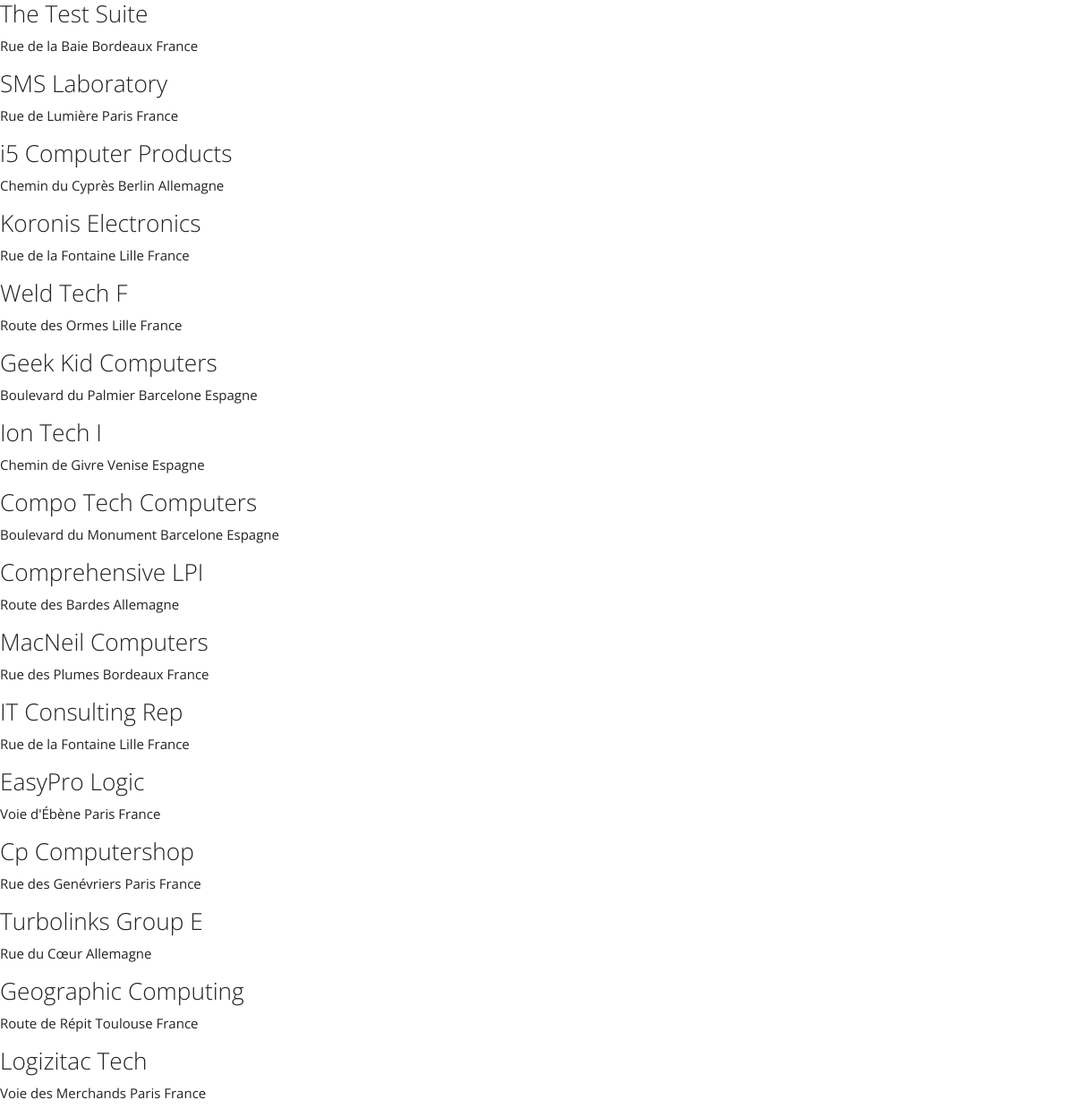
/index.php?action=1, run on the app's committed database.
### tables this page shows
CREATE TABLE
    `Site` (
        `id` int AUTO_INCREMENT,
        `adresse` varchar(255),
        `ville` varchar(255),
        `pays` varchar(255),
        CONSTRAINT `site_pk` PRIMARY KEY (`id`)
    );

CREATE TABLE
    `Entreprise` (
        `id` int AUTO_INCREMENT,
        `nom` varchar(255),
        `bloque` boolean,
        `nbEmployes` integer,
        `ouvert` boolean,
        `siege` int,
        CONSTRAINT `entreprise_pk` PRIMARY KEY (`id`),
        CONSTRAINT `entreprise_fk_site` FOREIGN KEY (`siege`) REFERENCES `Site`(`id`)
    );

### src/Controller/EntrepriseController.php (called while the page is built, shortened)
<?php
require_once('lib/DBconnexion.php');
require_once('src/Repository/EntrepriseRepository.php');
class EntrepriseController {
    function entrepriseAdresse(){
        $entrepriseRepo = new EntrepriseRepository();
        $entrepriseRepo->connexion = new DBConnexion();
        $entreprises = $entrepriseRepo->getentrepriseAdresse();
        require('./src/templates/entreprises/entreprisesSieges.php');
    }
}

### lib/DBconnexion.php (called while the page is built, shortened)
<?php
class DBConnexion {
    public ?\PDO $database = null;
    public function dbConnect() : \PDO {
        if($this->database === null) {
            $this->database = new \PDO('mysql:host=localhost;dbname=ProjetWeb;charset=utf8','root', '');
        }
        return $this->database;
    }
}

### src/Repository/EntrepriseRepository.php (called while the page is built, shortened)
<?php
require_once('src/Repository/SiteRepository.php');
require_once('lib/DBconnexion.php');
require_once('src/Entity/Entreprise.php');
require_once('src/Entity/Site.php');
class EntrepriseRepository {
    public DBConnexion $connexion;
    function getentrepriseAdresse(){
        $siteRepo = new SiteRepository();
        $siteRepo->connexion = new DBConnexion();
        $statement = $this->connexion->dbConnect()->query(
            "SELECT nom, siege FROM Entreprise"
        );
        $entreprises=[];
        while(($row = $statement->fetch())){
            $entreprise = new Entreprise();
            $entreprise->setSiege($siteRepo->getSiteById($row['siege']));
            $entreprise->setNom($row['nom']);
            $entreprises[] = $entreprise;
        }
        return $entreprises;
    }
}

### src/Repository/SiteRepository.php (called while the page is built, shortened)
<?php
require_once('lib/DBconnexion.php');
require_once('src/Entity/Site.php');
require_once('src/Entity/Entreprise.php');
class SiteRepository {
    public DBConnexion $connexion;
    public function getSiteById(int $id){
        $statement= $this->connexion->dbConnect()->prepare('SELECT id, ville, adresse, pays FROM Site WHERE id = ?');
        $statement->execute([$id]);
        $row = $statement->fetch();
        $site = new Site();
        $site->setId($row['id']);
        $site->setAdresse($row['adresse']);
        $site->setPays($row['pays']);
        $site->setVille($row['ville']);
        return $site;
    }
}

### src/Entity/Site.php (called while the page is built, shortened)
<?php
class Site {
    private string $adresse;
    private string $ville;
    private string $pays;
    public function getAdresse():?string {
        return $this->adresse;
    }
    public function getVille():?string{
        return $this->ville;
    }
    public function getPays():?string{
        return $this->pays;
    }
    public function setAdresse(string $adresse):self{
        $this->adresse = $adresse;
        return $this;
    }
    public function setVille(string $ville):self{
        $this->ville = $ville;
        return $this;
    }
    public function setPays(string $pays):self{
        $this->pays = $pays;
        return $this;
    }
	public function setId(int $id): self {
		return $this;
	}
}

### src/Entity/Entreprise.php (called while the page is built, shortened)
<?php
class Entreprise {
    private string $nom;
    private Site $siege;
	public function getSiege(): Site {
		return $this->siege;
	}
	public function setSiege(Site $siege): self {
		$this->siege = $siege;
		return $this;
	}
	public function getNom(): string {
		return $this->nom;
	}
	public function setNom(string $nom): self {
		$this->nom = $nom;
		return $this;
	}
}

### src/templates/entreprises/entreprisesSieges.php (the view, shortened to what this page needs)
<?php
foreach ($entreprises as $e) {
?>
    <div>
        <h3>
            <?= htmlspecialchars($e->getNom()); ?>
        </h3>
        <p>
            <?= htmlspecialchars($e->getSiege()->getAdresse()); ?>
            <?= htmlspecialchars($e->getSiege()->getVille()); ?>
            <?= htmlspecialchars($e->getSiege()->getPays()); ?>
        </p>
    </div>
<?php
}
$content = ob_get_clean();
require('./src/templates/base.php');?>

### index.php (shortened to what this page needs)
<?php
require_once('src/Controller/EntrepriseController.php');
try {
    if(isset($_GET['action']) && $_GET['action'] !== ''){
        switch($_GET['action']) {
            case '1':
                (new EntrepriseController)->entrepriseAdresse();
                break;
        }
    }else {
            (new BaseController)->base();
        }
} catch(Exception $e) {
    $errorMessage = $e->getMessage();
}

### src/templates/base.php (shortened to what this page needs)
<!DOCTYPE html>
<html>
   <head>
      <link rel="stylesheet" href="https://bootswatch.com/4/yeti/bootstrap.min.css">
   </head>
   <body>
      <?= $content ?>
   </body>
</html>

### data on the page
site: adresse "Rue de la Baie", ville "Bordeaux", pays "France"
site: adresse "Rue de Lumière", ville "Paris", pays "France"
entreprise: nom "SMS Laboratory"
site: adresse "Chemin du Cyprès", ville "Berlin", pays "Allemagne"
entreprise: nom "i5 Computer Products"
site: adresse "Rue de la Fontaine", ville "Lille", pays "France"
entreprise: nom "Koronis Electronics"
site: adresse "Route des Ormes", ville "Lille", pays "France"
entreprise: nom "Weld Tech F"
site: adresse "Boulevard du Palmier", ville "Barcelone", pays "Espagne"
entreprise: nom "Geek Kid Computers"
site: adresse "Chemin de Givre", ville "Venise", pays "Espagne"
entreprise: nom "Ion Tech I"
site: adresse "Boulevard du Monument", ville "Barcelone", pays "Espagne"
entreprise: nom "Compo Tech Computers"
site: adresse "Route des Bardes", pays "Allemagne"
entreprise: nom "Comprehensive LPI"
site: adresse "Rue des Plumes", ville "Bordeaux", pays "France"
entreprise: nom "MacNeil Computers"
entreprise: nom "IT Consulting Rep"
site: adresse "Voie d'Ébène", ville "Paris", pays "France"
entreprise: nom "EasyPro Logic"
site: adresse "Rue des Genévriers", ville "Paris", pays "France"
entreprise: nom "Cp Computershop"
site: adresse "Rue du Cœur", pays "Allemagne"
entreprise: nom "Turbolinks Group E"
site: adresse "Route de Répit", ville "Toulouse", pays "France"
entreprise: nom "Geographic Computing"
site: adresse "Voie des Merchands", ville "Paris", pays "France"
entreprise: nom "Logizitac Tech"
